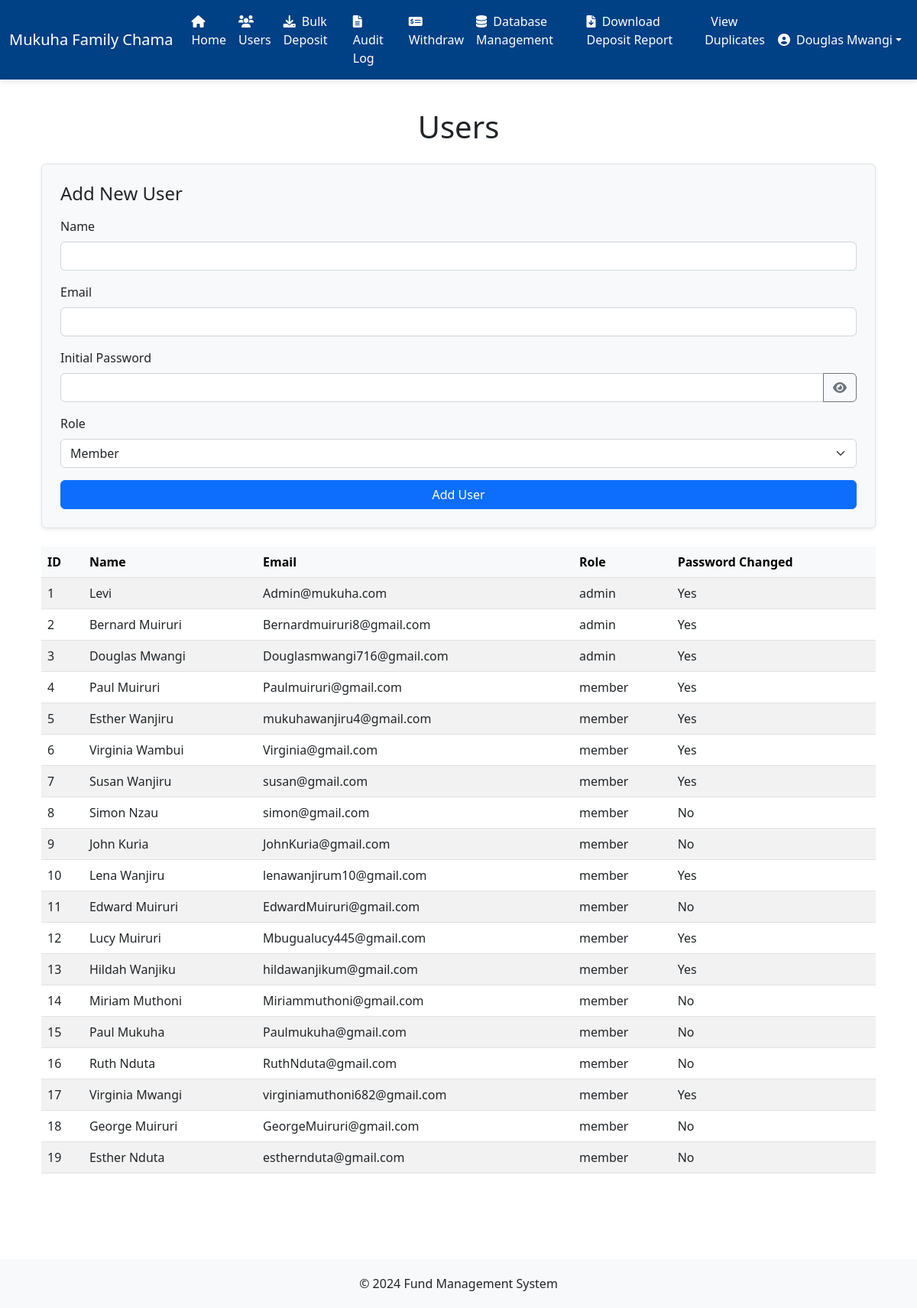
Screenshot of /users (signed in) with the database file from the repository.
### app.py (models this page shows, shortened)
class User(db.Model):
    id = db.Column(db.Integer, primary_key=True)
    name = db.Column(db.String(80), nullable=False)
    email = db.Column(db.String(120), unique=True, nullable=False)
    password = db.Column(db.String(255), nullable=False)
    role = db.Column(db.String(20), nullable=False, default='member')
    is_password_changed = db.Column(db.Boolean, default=False)
    deposits = db.relationship('Deposit', backref='user', lazy='dynamic')
    withdrawals = db.relationship('Withdrawal', backref='user', lazy='dynamic')

### app.py (the view, shortened to what this page needs)
@app.route('/users', methods=['GET', 'POST'])
@login_required
@admin_required
def users():
    users = User.query.all()
    return render_template('users.html', users=users)

### app.py (called while the page is built)
def login_required(f):
    @wraps(f)
    def decorated_function(*args, **kwargs):
        if 'user_id' not in session:
            return redirect(url_for('login', next=request.url))
        return f(*args, **kwargs)
    return decorated_function

def admin_required(f):
    @wraps(f)
    def decorated_function(*args, **kwargs):
        user = User.query.get(session['user_id'])
        if not user or user.role != 'admin':
            flash('You need to be an admin to access this page.', 'danger')
            return redirect(url_for('index'))
        return f(*args, **kwargs)
    return decorated_function

@app.context_processor
def inject_user():
    if 'user_id' in session:
        user = User.query.get(session['user_id'])
        return dict(current_user=user)
    return dict(current_user=None)

### templates/users.html (shortened to what this page needs)
{% extends "base.html" %}
{% block content %}
<div class="container my-5">
    <h1 class="text-center mb-4">Users</h1>
    <form method="POST" class="mb-4 p-4 border rounded shadow-sm bg-light">
        <h4 class="mb-3">Add New User</h4>
        <div class="mb-3">
            <label for="name" class="form-label">Name</label>
            <input type="text" class="form-control" id="name" name="name" required>
        </div>
        <div class="mb-3">
            <label for="email" class="form-label">Email</label>
            <input type="email" class="form-control" id="email" name="email" required>
        </div>
        <div class="mb-3">
            <label for="password" class="form-label">Initial Password</label>
            <div class="input-group">
                <input type="password" class="form-control" id="password" name="password" required>
                <button class="btn btn-outline-secondary" type="button" id="togglePassword">
                    <i class="fas fa-eye"></i>
                </button>
            </div>
        </div>
        <div class="mb-3">
            <label for="role" class="form-label">Role</label>
            <select class="form-select" id="role" name="role" required>
                <option value="member">Member</option>
            </select>
        </div>
        <button type="submit" class="btn btn-primary w-100">Add User</button>
    </form>
    <div class="table-responsive">
        <table class="table table-striped">
            <thead class="table-light">
                <tr>
                    <th>ID</th>
                    <th>Name</th>
                    <th>Email</th>
                    <th>Role</th>
                    <th>Password Changed</th>
                </tr>
            </thead>
            <tbody>
                {% for user in users %}
                <tr>
                    <td>{{ user.id }}</td>
                    <td>{{ user.name }}</td>
                    <td>{{ user.email }}</td>
                    <td>{{ user.role }}</td>
                    <td>{{ "Yes" if user.is_password_changed else "No" }}</td>
                </tr>
                {% endfor %}
            </tbody>
        </table>
    </div>
</div>
{% endblock %}

### templates/base.html (shortened to what this page needs)
<!DOCTYPE html>
<html lang="en">
<head>
    <link href="https://cdn.jsdelivr.net/npm/tailwindcss@2.2.19/dist/tailwind.min.css" rel="stylesheet">
    <link rel="stylesheet" href="https://cdnjs.cloudflare.com/ajax/libs/font-awesome/6.1.1/css/all.min.css">
    <link rel="stylesheet" href="https://cdn.jsdelivr.net/npm/bootstrap@5.2.3/dist/css/bootstrap.min.css">
    <link rel="stylesheet" href="https://cdnjs.cloudflare.com/ajax/libs/font-awesome/6.0.0-beta3/css/all.min.css" />
</head>
<body>
    <nav class="navbar navbar-expand-lg fixed-top
        {% if current_user %}
            {% if current_user.role == 'admin' %}
                navbar-admin
            {% elif current_user.role == 'member' %}
                navbar-member
            {% else %}
                navbar-light bg-light
            {% endif %}
        {% else %}
            navbar-light bg-light
        {% endif %}
    ">
        <div class="container-fluid">
            <a class="navbar-brand" href="{{ url_for('home') }}">Mukuha Family Chama</a>
            <div class="collapse navbar-collapse" id="navbarNav">
                {% if current_user and current_user.role == 'admin' %}
                    <ul class="navbar-nav me-auto mb-2 mb-lg-0">
                        <li class="nav-item">
                            <a class="nav-link {% if request.endpoint == 'index' %}active{% endif %}" href="{{ url_for('index') }}">
                                <i class="fas fa-home me-1"></i> Home
                            </a>
                        </li>
                        <li class="nav-item">
                            <a class="nav-link {% if request.endpoint == 'users' %}active{% endif %}" href="{{ url_for('users') }}">
                                <i class="fas fa-users me-1"></i> Users
                            </a>
                        </li>
                        <li class="nav-item">
                            <a class="nav-link {% if request.endpoint == 'bulk_deposit' %}active{% endif %}" href="{{ url_for('bulk_deposit') }}">
                                <i class="fas fa-download me-1"></i> Bulk Deposit
                            </a>
                        </li>
                        <li class="nav-item">
                            <a class="nav-link {% if request.endpoint == 'audit_log' %}active{% endif %}" href="{{ url_for('audit_log') }}">
                                <i class="fas fa-file-alt me-1"></i> Audit Log
                            </a>
                        </li>
                        <li class="nav-item">
                            <a class="nav-link {% if request.endpoint == 'withdraw' %}active{% endif %}" href="{{ url_for('withdraw') }}">
                                <i class="fas fa-money-check-alt me-1"></i> Withdraw
                            </a>
                        </li>
                        <li class="nav-item">
                            <a class="nav-link {% if request.endpoint == 'database_management' %}active{% endif %}" href="{{ url_for('database_management') }}">
                                <i class="fas fa-database me-1"></i> Database Management
                            </a>
                        </li>
                        <li class="nav-item">
                            <a class="nav-link {% if request.endpoint == 'download_deposit_report' %}active{% endif %}" href="{{ url_for('download_deposit_report') }}">
                                <i class="fas fa-file-download me-1"></i> Download Deposit Report
                            </a>
                        </li>
                        <li class="nav-item">
                            <a class="nav-link {% if request.endpoint == 'duplicate_deposits' %}active{% endif %}" href="{{ url_for('duplicate_deposits') }}">
                                 View Duplicates
                            </a>
                        </li>
                    </ul>
                {% endif %}
                <ul class="navbar-nav ms-auto mb-2 mb-lg-0">
                    {% if current_user %}
                        <li class="nav-item dropdown">
                            <a class="nav-link dropdown-toggle d-flex align-items-center" href="#" id="userDropdown" role="button" data-bs-toggle="dropdown" aria-expanded="false">
                                <i class="fas fa-user-circle me-2"></i> {{ current_user.name }}
                            </a>
                        </li>
                    {% else %}
                        <li class="nav-item">
                            <a class="nav-link {% if request.endpoint == 'login' %}active{% endif %}" href="{{ url_for('login') }}">
                                <i class="fas fa-sign-in-alt me-1"></i> Login
                            </a>
                        </li>
                    {% endif %}
                </ul>
            </div>
        </div>
    </nav>
    <div class="container content mt-4 mb-5">
        {% block content %}{% endblock %}
    </div>
    <footer>
        <div class="container">
            <p class="mb-0">&copy; 2024 Fund Management System</p>
        </div>
    </footer>
</body>
</html>

### templates/base.html (style rules this page uses)
body { display: flex; flex-direction: column; min-height: 100vh; padding-top: 70px; margin: 0; }
.content { flex: 1; }
footer { background-color: #f8f9fa; padding: 20px 0; width: 100%; text-align: center; }
.navbar { box-shadow: 0 4px 6px -1px rgba(0,0,0,0.1); transition: box-shadow 0.3s ease-in-out; }
.navbar-admin { background-color: #004085; }
.navbar-admin .nav-link, .navbar-member .nav-link, .navbar-admin .navbar-brand, .navbar-member .navbar-brand, .navbar-admin .dropdown-item, .navbar-member .dropdown-item { color: #ffffff !important; }

### rows the page displays
User: name "Douglas Mwangi", id "3", email "Douglasmwangi716@gmail.com", role "admin", is_password_changed "Yes"
User: id "1", name "Levi", email "Admin@mukuha.com", role "admin", is_password_changed "Yes"
User: id "2", name "Bernard Muiruri", email "Bernardmuiruri8@gmail.com", role "admin", is_password_changed "Yes"
User: id "4", name "Paul Muiruri", email "Paulmuiruri@gmail.com", role "member", is_password_changed "Yes"
User: id "5", name "Esther Wanjiru", email "mukuhawanjiru4@gmail.com", role "member", is_password_changed "Yes"
User: id "6", name "Virginia Wambui", email "Virginia@gmail.com", role "member", is_password_changed "Yes"
User: id "7", name "Susan Wanjiru", email "susan@gmail.com", role "member", is_password_changed "Yes"
User: id "8", name "Simon Nzau", email "simon@gmail.com", role "member", is_password_changed "No"
User: id "9", name "John Kuria", email "JohnKuria@gmail.com", role "member", is_password_changed "No"
User: id "10", name "Lena Wanjiru", email "lenawanjirum10@gmail.com", role "member", is_password_changed "Yes"
User: id "11", name "Edward Muiruri", email "EdwardMuiruri@gmail.com", role "member", is_password_changed "No"
User: id "12", name "Lucy Muiruri", email "Mbugualucy445@gmail.com", role "member", is_password_changed "Yes"
User: id "13", name "Hildah Wanjiku", email "hildawanjikum@gmail.com", role "member", is_password_changed "Yes"
User: id "14", name "Miriam Muthoni", email "Miriammuthoni@gmail.com", role "member", is_password_changed "No"
User: id "15", name "Paul Mukuha", email "Paulmukuha@gmail.com", role "member", is_password_changed "No"
User: id "16", name "Ruth Nduta", email "RuthNduta@gmail.com", role "member", is_password_changed "No"
User: id "17", name "Virginia Mwangi", email "virginiamuthoni682@gmail.com", role "member", is_password_changed "Yes"
User: id "18", name "George Muiruri", email "GeorgeMuiruri@gmail.com", role "member", is_password_changed "No"
User: id "19", name "Esther Nduta", email "esthernduta@gmail.com", role "member", is_password_changed "No"
